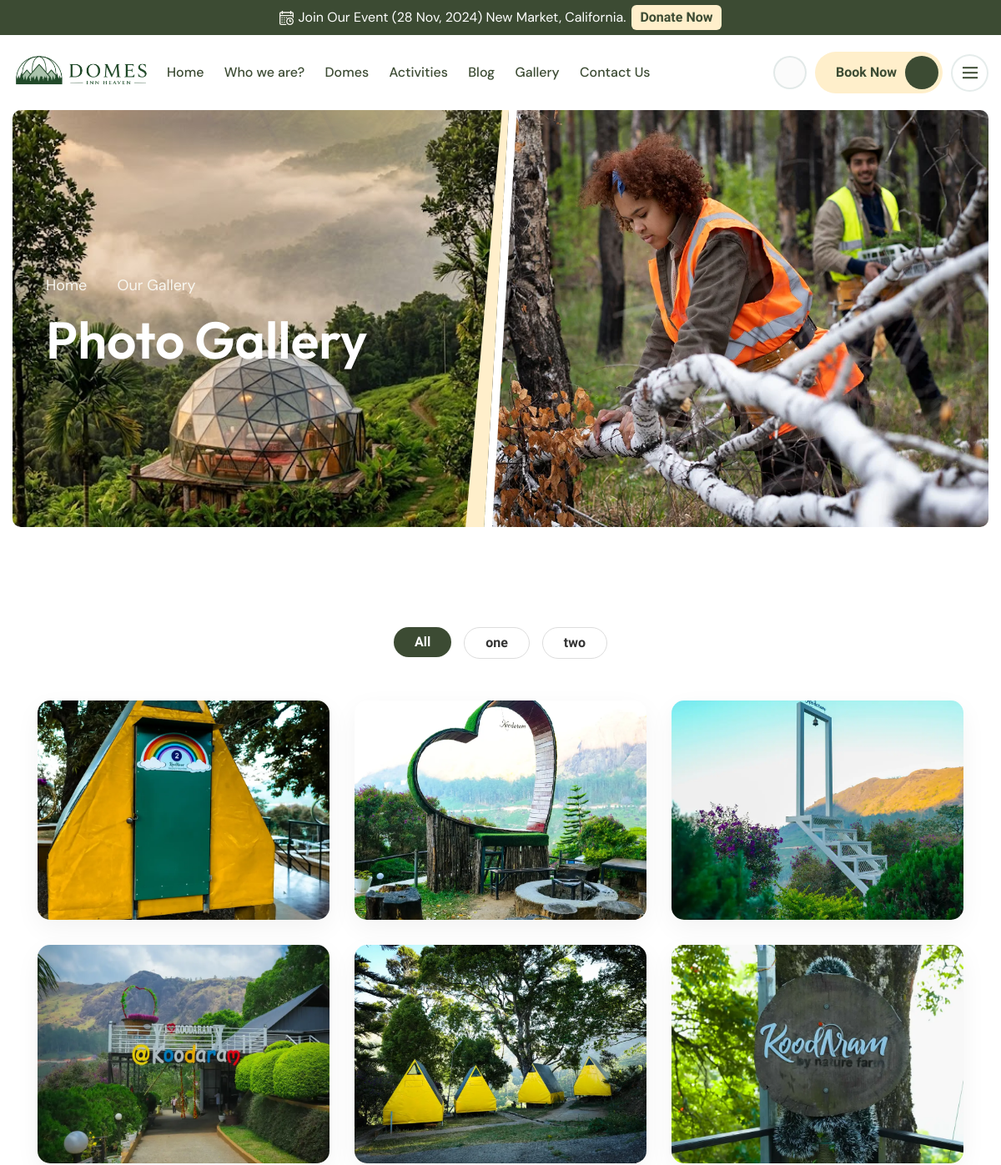
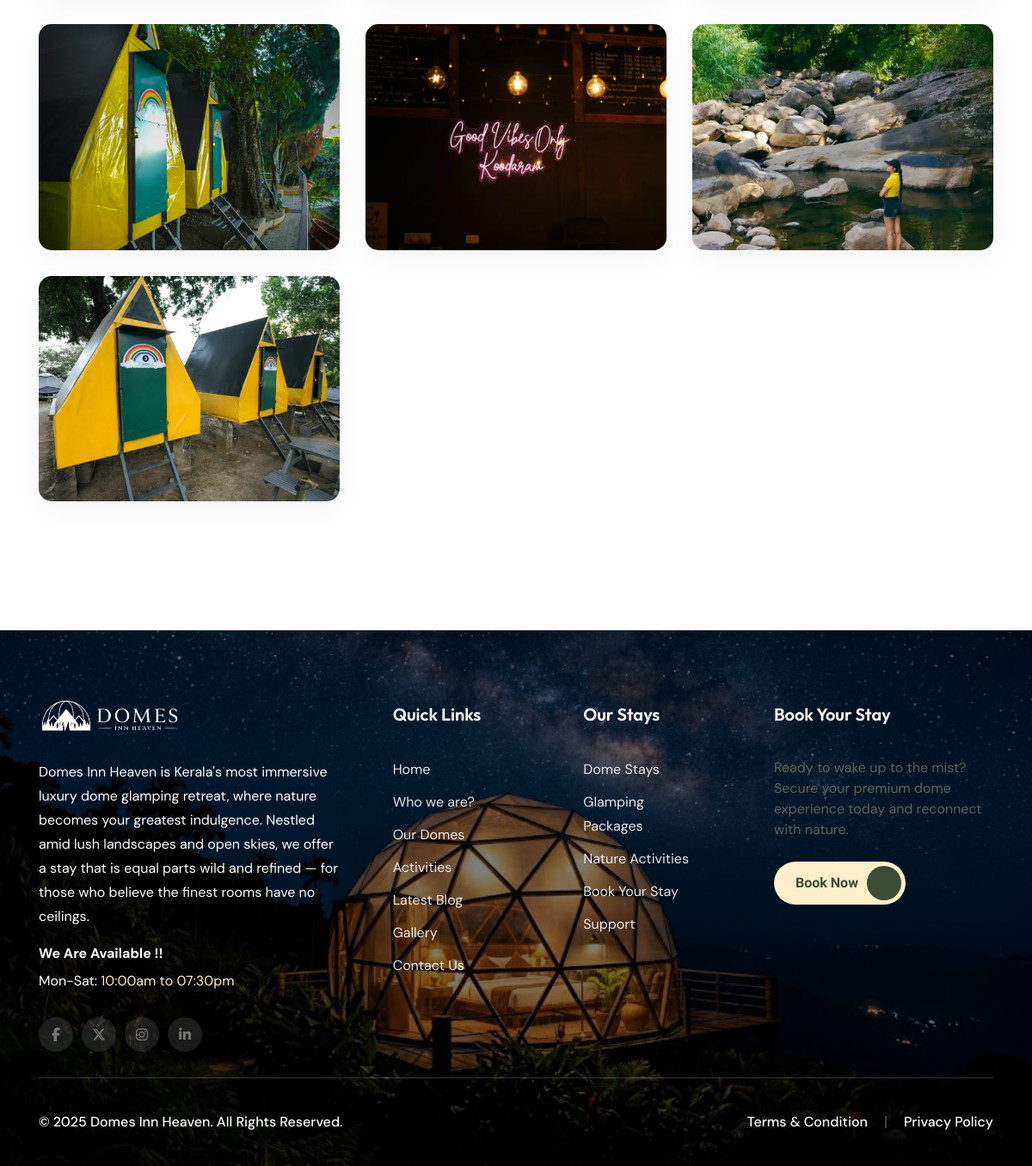
Page /gallery/ on the committed database (2 pictures, top to bottom).
### domesinnheaven_app/models.py (models this page shows, shortened)
class Category(models.Model):
    name = models.CharField(max_length=100, unique=True)
    created_at = models.DateTimeField(auto_now_add=True)
    class Meta:
        verbose_name_plural = "Categories"

class OptimizedImageModel(models.Model):
    image_fields = []
    class Meta:
        abstract = True

class GalleryImage(OptimizedImageModel):
    image_fields = ["image"]
    category = models.ForeignKey(
        Category, on_delete=models.CASCADE, related_name="images"
    )
    title = models.CharField(max_length=150, blank=True, null=True)
    image = models.ImageField(upload_to="gallery/")
    uploaded_at = models.DateTimeField(auto_now_add=True)

### domesinnheaven_app/views.py (the view)
# urls.py: path('gallery/', views.gallery, name='gallery'),
def gallery(request):
    categories = Category.objects.all()
    gallery_images = GalleryImage.objects.select_related('category').all().order_by('-uploaded_at')
    return render(request, 'frontend/gallery.html', {
        'categories': categories,
        'gallery_images': gallery_images
    })

### domesinnheaven_app/context_processors.py (called while the page is built)
def _star_parts(rating: float) -> list[str]:
    rating = max(0.0, min(5.0, float(rating)))
    full = int(rating)
    remainder = rating - full
    half = 1 if remainder >= 0.25 and remainder < 0.75 else 0
    if remainder >= 0.75:
        full = min(5, full + 1)
    empty = max(0, 5 - full - half)
    return (["full"] * full) + (["half"] * half) + (["empty"] * empty)

def google_reviews(request) -> dict[str, Any]:
    rating = getattr(settings, "GOOGLE_REVIEW_RATING", 0.0)
    count = getattr(settings, "GOOGLE_REVIEW_COUNT", 0)
    url = getattr(settings, "GOOGLE_REVIEW_URL", "")
    return {
        "google_review_rating": rating,
        "google_review_count": count,
        "google_review_url": url,
        "google_review_stars": _star_parts(rating),
    }

def footer_packages(request) -> dict[str, Any]:
    packages = CampingPackage.objects.only("name", "slug").order_by("-created_at")[:5]
    return {"footer_packages": packages}

def admin_unread_contacts(request) -> dict[str, Any]:
    unread_contacts = 0
    unread_bookings = 0
    if request.user.is_authenticated and request.user.is_staff:
        unread_contacts = ContactMessage.objects.filter(is_read=False).count()
        unread_bookings = Booking.objects.filter(is_read=False).count()
    return {
        "admin_unread_contact_count": unread_contacts,
        "admin_unread_booking_count": unread_bookings,
        "admin_unread_enquiries_total": unread_contacts + unread_bookings
    }

### templates/frontend/gallery.html (shortened to what this page needs)
{% extends "frontend/base.html" %}
{% load static %}
{% block content %}
<main>
	<section class="breadcrumb-section">
		<div class="container-fluid">
			<div class="row g-0">
				<div class="col-xl-6 col-lg-6">
					<div class="breadcrumb-content" style="background-image: url('{% static "assets/img/new/2.jpeg" %}');">
						<div class="breadcrumb-nav" data-aos="fade-up" data-aos-duration="1000" data-aos-delay="200">
							<ul>
								<li><a href="{% url 'home' %}">Home</a></li>
								<li><a href="#">Our Gallery</a></li>
							</ul>
						</div>
						<div class="breadcrumb-title" data-aos="fade-up" data-aos-duration="1000" data-aos-delay="400">
							<h2>Photo Gallery</h2>
						</div>
						<div class="shape-1">
							<img src="{% static 'assets/img/shapes/shape-1.webp' %}" alt="shape">
						</div>
					</div>
				</div>
				<div class="col-xl-6 col-lg-6 d-none d-lg-block">
					<div class="breadcrumb-thumb">
						<img src="{% static 'assets/img/thumbs/thumb-110.webp' %}" alt="thumb">
					</div>
				</div>
			</div>
		</div>
	</section>
    <section class="gallery-section p-t-120 p-b-120 p-t-lg-80 p-b-lg-80">
        <div class="container">
            <div class="row m-b-50">
                <div class="col-12 text-center" data-aos="fade-up" data-aos-duration="1000">
                    <ul class="custom-gallery-nav">
                        <li><button class="active filter-btn e-primary-btn" data-filter="all">All</button></li>
                        {% for category in categories %}
                        <li><button class="filter-btn e-primary-btn" data-filter="cat-{{ category.id }}">{{ category.name }}</button></li>
                        {% endfor %}
                    </ul>
                </div>
            </div>
            <div class="row custom-gallery-grid" data-aos="fade-up" data-aos-duration="1000" data-aos-delay="200">
                {% for image in gallery_images %}
                <div class="col-lg-4 col-md-6 m-b-30 gallery-item cat-{{ image.category.id }}">
                    <div class="gallery-thumb-wrap">
                        <a href="{{ image.image.url }}" data-fancybox="gallery" class="image-popup">
                            <figure class="image-wrapper">
                                <img src="{{ image.image.url }}" alt="{{ image.title|default:image.category.name }}" class="img-fluid">
                            </figure>
                        </a>
                    </div>
                </div>
                {% empty %}
                <div class="col-12 text-center">
                    <p>No gallery images available yet.</p>
                </div>
                {% endfor %}
            </div>
        </div>
    </section>
</main>
{% endblock %}

### templates/frontend/base.html (style rules this page uses)
.breadcrumb-section, .breadcrumb-thumb { height: 500px !important; }
.breadcrumb-thumb img { height: 100% !important; object-fit: cover !important; }

### templates/frontend/gallery.html (style rules this page uses)
.custom-gallery-nav { list-style: none; padding: 0; margin: 0; display: flex; justify-content: center; flex-wrap: wrap; gap: 15px; }
.custom-gallery-nav li { display: inline-block; }
.custom-gallery-nav .filter-btn { border: none; cursor: pointer; font-size: 16px; font-weight: 600; padding: 10px 25px; border-radius: 30px; transition: all 0.3s ease; }
.custom-gallery-nav .filter-btn.active { background-color: var(--theme-color-3); color: #fff; }
.custom-gallery-nav .filter-btn:not(.active) { background-color: transparent; border: 1px solid #ddd; color: #333; }
.gallery-thumb-wrap { position: relative; overflow: hidden; border-radius: 15px; box-shadow: 0 10px 30px rgba(0, 0, 0, 0.05); }
.gallery-thumb-wrap .image-wrapper { margin: 0; position: relative; overflow: hidden; padding-top: 75%; }
.gallery-thumb-wrap .image-wrapper img { position: absolute; top: 0; left: 0; width: 100%; height: 100%; object-fit: cover; transition: transform 0.5s ease; }
.gallery-item { transition: all 0.4s ease; }

### rows in the picture
Category: name "one"
Category: name "two"
GalleryImage: image (picture)
GalleryImage: image (picture)
GalleryImage: image (picture)
GalleryImage: image (picture)
GalleryImage: image (picture)
GalleryImage: image (picture)
GalleryImage: image (picture)
GalleryImage: image (picture)
GalleryImage: image (picture)
GalleryImage: image (picture)
